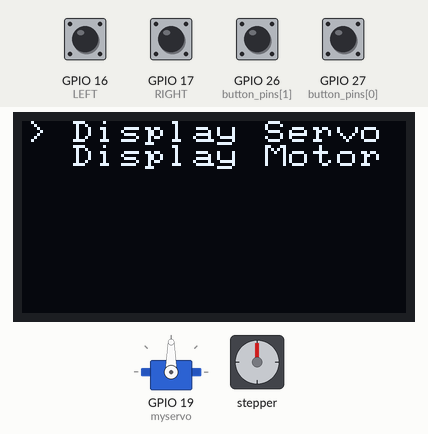
The sketch below on a simulated ESP32. On the bench: 128×64 one-colour display, servo, stepper motor. The test bench sets the inputs (shaded band); at power-on: GPIO 16 (LEFT), GPIO 17 (RIGHT), GPIO 26 (button_pins[1]), GPIO 27 (button_pins[0]) HIGH. Stepper angles assume 200 steps per turn; what the sketch prints to the serial monitor is not drawn.

Above: at 1.2 s.
1.3 s: GPIO 26 (button_pins[1]) pulled LOW for 0.15 s
At 1.75 s:
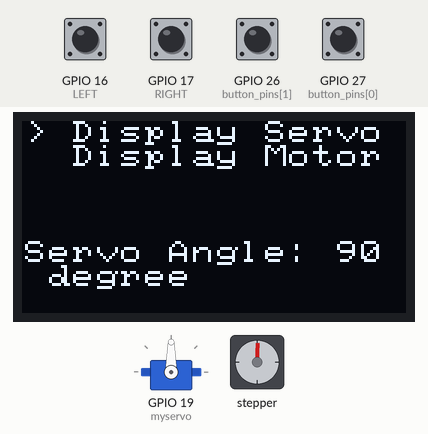
2.0 s: GPIO 16 (LEFT) pulled LOW for 1 s
At 3.11 s:
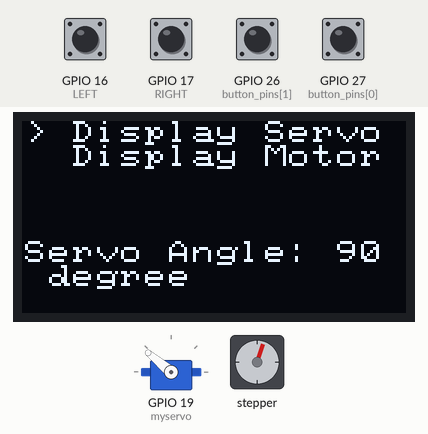
3.6 s: GPIO 17 (RIGHT) pulled LOW for 0.15 s
At 3.75 s:
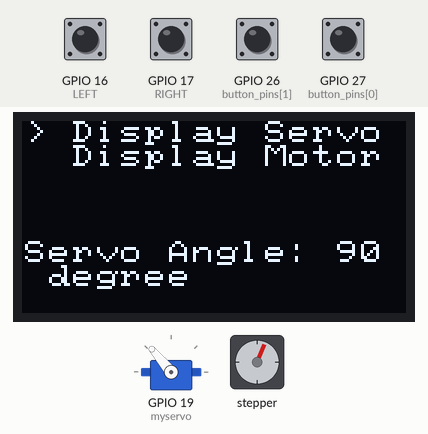
4.3 s: GPIO 16 (LEFT) pulled LOW for 0.15 s
At 4.94 s:
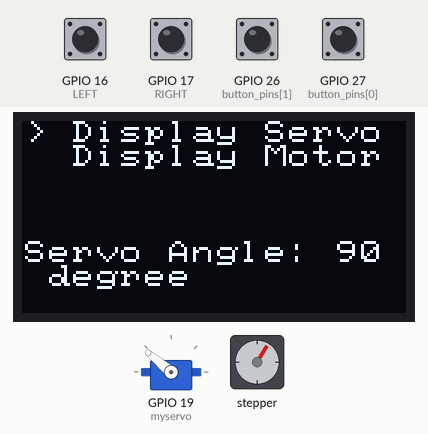
5.0 s: GPIO 17 (RIGHT) pulled LOW for 1 s
At 6.19 s:
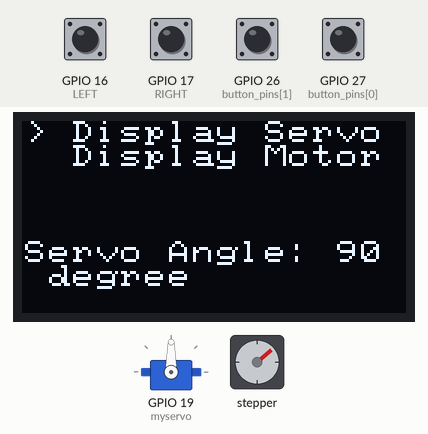
6.6 s: GPIO 16 (LEFT) pulled LOW for 0.15 s
At 8.5 s:
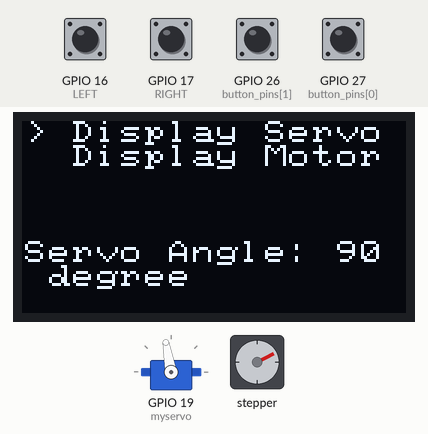
Timing chart, 0 to 13.9 s (numbered marks = the images above; inputs shaded):
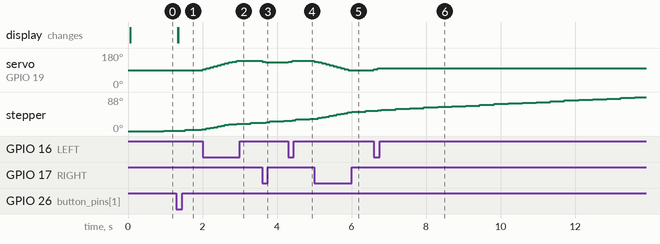

The sketch:

sketch.ino
```cpp
#include <ESP32Servo.h>
#include <AccelStepper.h>
#include <SPI.h>
#include <Wire.h>
#include <U8g2lib.h>
#include <Bounce2.h>

byte button_pins[] = {27, 26}; // button pins, 4,5 = up/down, 6 = select
#define NUMBUTTONS sizeof(button_pins)
Bounce * buttons = new Bounce[NUMBUTTONS];

U8X8_SSD1306_128X64_NONAME_HW_I2C display(U8X8_PIN_NONE);

#define MENU_SIZE 2
char *menu[MENU_SIZE] = { "Display Servo", "Display Motor" };

int cursor=0;

#define motorInterfaceType 1

const int DIR = 12;
const int STEP = 14;
const int steps_per_rev = 200;

Servo myservo;  // create servo object to control a servo

int angle =90;    // initial angle  for servo
int angleStep =5;

AccelStepper motor(motorInterfaceType, STEP, DIR);
int stepperSpeed = 1000;

#define LEFT 16   // pin 12 is connected to left button
#define RIGHT  17  // pin 2 is connected to right button

void setup() {
  Serial.begin(9600);          //  setup serial
  pinMode(STEP, OUTPUT);
  pinMode(DIR, OUTPUT);
  motor.setMaxSpeed(2000);
  motor.setSpeed(stepperSpeed);
  motor.moveTo(10);

   for (int i=0; i<NUMBUTTONS; i++) {
    buttons[i].attach( button_pins[i], INPUT_PULLUP); // setup the bounce instance for the current button
    buttons[i].interval(25); // interval in ms
  }

  display.begin();
  display.setPowerSave(0);
  display.setFont(u8x8_font_pxplusibmcgathin_f);

  showMenu();

  myservo.attach(19);  // attaches the servo on pin 9 to the servo object
  pinMode(LEFT,INPUT_PULLUP); // assign pin 12 ass input for Left button
  pinMode(RIGHT,INPUT_PULLUP);// assing pin 2 as input for right button
  myservo.write(angle);// send servo to the middle at 90 degrees
}

void moveStepperClockwise() {
  if (motor.distanceToGo() == 0) {
    motor.moveTo(-motor.currentPosition());
    Serial.println("Rotating Motor in opposite direction...");
  }
  motor.run();
  stepperSpeed += 100;
  if (stepperSpeed > 2000) {
    stepperSpeed = 2000;
  } else {
    motor.setSpeed(stepperSpeed);
    Serial.print("Stepper Speed: ");
    Serial.println(stepperSpeed);
  }
}

void moveStepperCounterClockwise() {
  if (motor.distanceToGo() == 0) {
    motor.moveTo(-motor.currentPosition());
    Serial.println("Rotating Motor in opposite direction...");
  }
  motor.run();
  stepperSpeed -= 100;
  if (stepperSpeed <= 0) {
    stepperSpeed = 100;
  } else {
    motor.setSpeed(stepperSpeed);
    Serial.print("Stepper Speed: ");
    Serial.println(stepperSpeed);
  }
}

void updateServoAngleClockwise() {
  if (angle > 0 && angle <= 180) {
    angle = angle - angleStep;
    if (angle < 0) {
      angle = 0;
    } else {
      myservo.write(angle);
      Serial.print("Moved to: ");
      Serial.print(angle);
      Serial.println(" degree");
    }
  }
}

void updateServoAngleCounterClockwise() {
  if (angle >= 0 && angle <= 180) {
    angle = angle + angleStep;
    if (angle > 180) {
      angle = 180;
    } else {
      myservo.write(angle);
      Serial.print("Moved to: ");
      Serial.print(angle);
      Serial.println(" degree");
    }
  }
}

void loop() {
  motor.run();
  while (digitalRead(RIGHT) == LOW) {
    moveStepperClockwise();
    updateServoAngleClockwise();
    delay(100);
  }

  while (digitalRead(LEFT) == LOW) {
    moveStepperCounterClockwise();
    updateServoAngleCounterClockwise();
    delay(100);
  }

  for (int i = 0; i < NUMBUTTONS; i++) {
    buttons[i].update(); // Update the Bounce instance
    if (buttons[i].fell()) { // If it fell
      if (i == 1) { // select (assuming 26 is used for select)
        display.clearLine(5);
        display.clearLine(6);
        display.setCursor(0, 5);
        executeChoice(cursor);
      } else {
        // erase previous cursor:
        display.setCursor(0, cursor);
        display.print(' ');
        if (i == 0) { // down (assuming 27 is used for down)
          cursor++;
          if (cursor > (MENU_SIZE - 1))
            cursor = 0;
        }
        // show cursor at the new line:
        display.setCursor(0, cursor);
        display.print('>');
      }
    } //
  }
}

void showMenu() {
  cursor=0;
  display.clearDisplay();
  // show menu items:
  for (int i = 0; i<MENU_SIZE; i++) {
    display.drawString(2,i,menu[i]);
  }
  display.setCursor(0,0);
  display.print('>');
}

/**
 * Execute the task which matches the chosen menu item.
 */
void executeChoice(int choice) {
  switch(choice) {
      case 0 :
                display.print("Servo Angle: ");
                display.println(angle);
                display.print(" degree");
                break;
      case 1 :
                display.println("Stepper Speed: ");
                display.print(stepperSpeed);
                break;
      default :
                display.print("Error No Choice found");
                break;
  }
}
```

Measured:
- after the input at 1.3 s, the display: first changes at once (image 1 shows a later state)
- after the input at 2.0 s, servo on GPIO 19 (myservo): moves from 90° to 140° over 0.92 s, starting at once
- after the input at 3.6 s, servo on GPIO 19 (myservo): 140° → 135° at once, → 130° 0.10 s later
- after the input at 4.3 s, servo on GPIO 19 (myservo): 130° → 135° at once, → 140° 0.10 s later
- after the input at 5.0 s, servo on GPIO 19 (myservo): moves from 140° to 90° over 0.90 s, starting at once
- after the input at 6.6 s, servo on GPIO 19 (myservo): 90° → 95° at once, → 100° 0.10 s later
